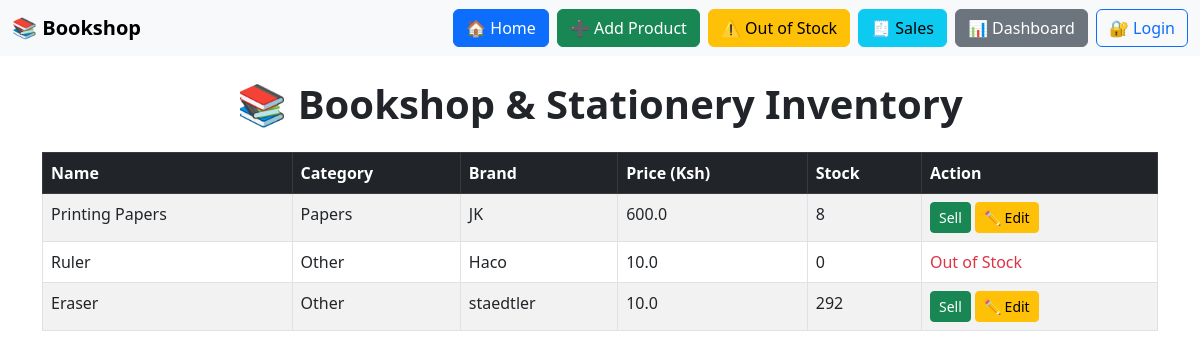
The page / on the database its author committed.
### app.py (models this page shows)
class Product(db.Model):
    id = db.Column(db.Integer, primary_key=True)
    name = db.Column(db.String(100), nullable=False)
    brand = db.Column(db.String(50), nullable=False)
    category = db.Column(db.String(50), nullable=False)
    price = db.Column(db.Float, nullable=False)
    stock = db.Column(db.Integer, nullable=False)
    sold = db.Column(db.Integer, default=0)
    description = db.Column(db.Text)

### app.py (the view)
@app.route('/')
def home():
    products = Product.query.all()
    return render_template('index.html', products=products)

### templates/index.html (shortened to what this page needs)
<!DOCTYPE html>
<html>
<head>
    <link rel="stylesheet" href="https://cdn.jsdelivr.net/npm/bootstrap@5.3.0/dist/css/bootstrap.min.css">
</head>
<body>
<nav class="navbar navbar-expand-lg navbar-light bg-light mb-4">
  <div class="container-fluid">
    <a class="navbar-brand fw-bold" href="/">📚 Bookshop</a>
    <div class="d-flex gap-2">
      <a class="btn btn-primary" href="/">🏠 Home</a>
      <a class="btn btn-success" href="/add">➕ Add Product</a>
      <a class="btn btn-warning" href="/out-of-stock">⚠️ Out of Stock</a>
      <a class="btn btn-info" href="/sales">🧾 Sales</a>
      <a class="btn btn-secondary" href="/dashboard">📊 Dashboard</a>
      {% if session.get('user') %}
        <a class="btn btn-dark" href="/logout">🔓 Logout</a>
      {% else %}
        <a class="btn btn-outline-primary" href="/login">🔐 Login</a>
      {% endif %}
    </div>
  </div>
</nav>
<h1 class="text-center fw-bold mb-4">📚 Bookshop & Stationery Inventory</h1>
<div class="container">
    <table class="table table-bordered table-striped">
        <thead class="table-dark">
            <tr>
                <th>Name</th>
                <th>Category</th>
                <th>Brand</th>
                <th>Price (Ksh)</th>
                <th>Stock</th>                <th>Action</th>
            </tr>
        </thead>
        <tbody>
            {% for product in products %}
            <tr>
                <td>{{ product.name }}</td>
                <td>{{ product.category }}</td>
                <td>{{ product.brand }}</td>
                <td>{{ product.price }}</td>
                <td>{{ product.stock }}</td>
                <td>
                    {% if product.stock > 0 %}
                        <a href="/sell/{{ product.id }}" class="btn btn-success btn-sm">Sell</a>
                        <a href="/edit/{{ product.id }}" class="btn btn-warning btn-sm">✏️ Edit</a>
                    {% else %}
                        <span class="text-danger">Out of Stock</span>
                    {% endif %}
                </td>
            </tr>
            {% endfor %}
        </tbody>
    </table>
</div>
</body>
</html>

### rows shown on the page
Product: name "Printing Papers", category "Papers", brand "JK", price "600.0", stock "8"
Product: name "Ruler", category "Other", brand "Haco", price "10.0", stock "0", shows "Out of Stock"
Product: name "Eraser", category "Other", brand "staedtler", price "10.0", stock "292"
